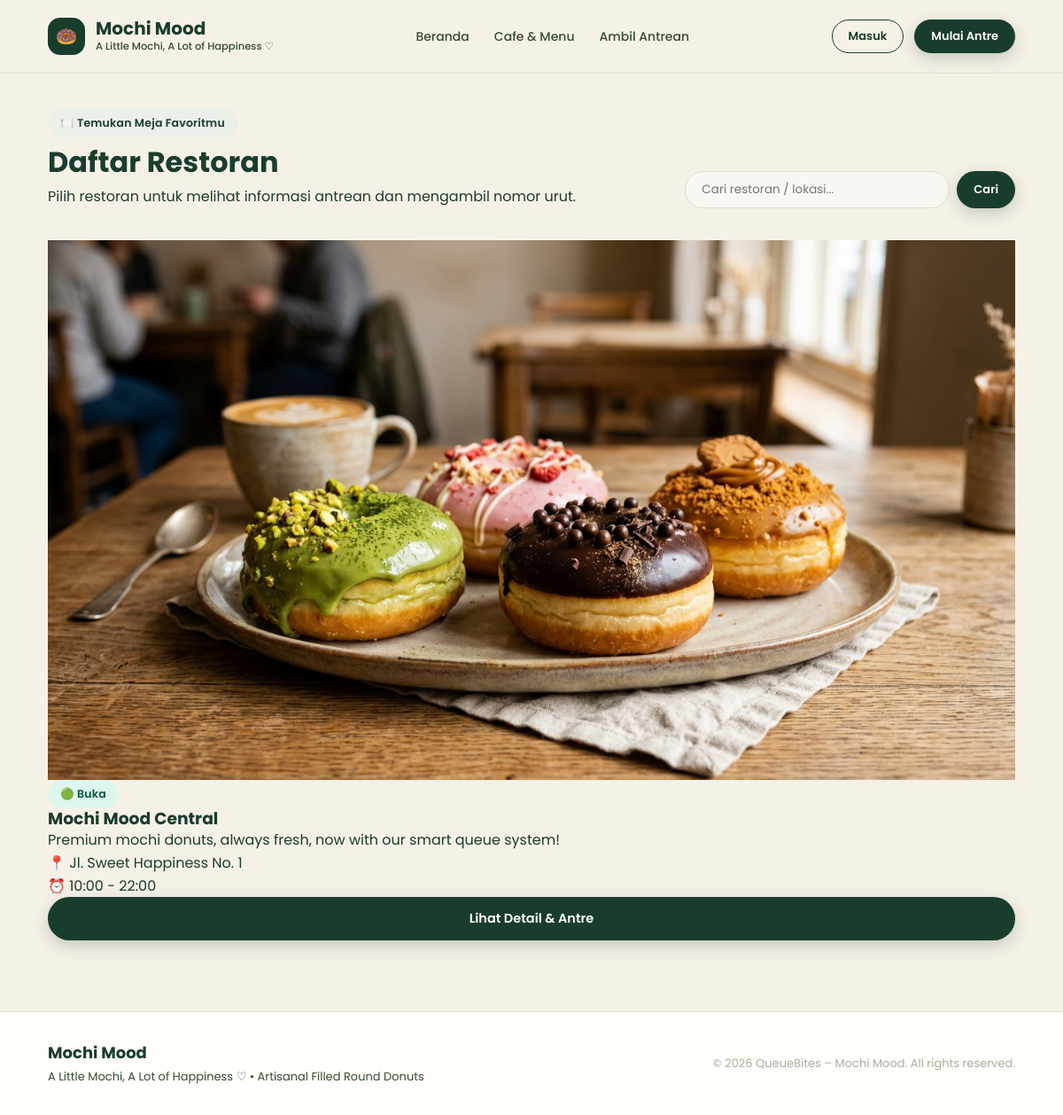
The app's page /index.php?url=restaurants with its own data.
### tables this page shows
CREATE TABLE `restaurants` (
    `id` INT UNSIGNED NOT NULL AUTO_INCREMENT,
    `name` VARCHAR(150) NOT NULL COMMENT 'Nama restoran / bakery',
    `description` TEXT NULL,
    `address` TEXT NOT NULL,
    `opening_hours` VARCHAR(100) NOT NULL DEFAULT '10:00 - 22:00',
    `status` ENUM('open', 'closed') NOT NULL DEFAULT 'open',
    `created_at` DATETIME NOT NULL DEFAULT CURRENT_TIMESTAMP,
    PRIMARY KEY (`id`),
    INDEX `idx_restaurants_status` (`status`)
);

### app/controllers/BaseController.php (called while the page is built, shortened)
<?php
abstract class BaseController
{
    protected function view(string $viewPath, array $data = []): void
    {
        extract($data, EXTR_SKIP);
        $file = dirname(__DIR__) . '/views/' . ltrim($viewPath, '/') . '.php';
        require $file;
    }
}

### app/controllers/RestaurantController.php (called while the page is built, shortened)
<?php
require_once __DIR__ . '/BaseController.php';
require_once __DIR__ . '/../models/Restaurant.php';
require_once __DIR__ . '/../../config/database.php';
class RestaurantController extends BaseController
{
    protected Restaurant $restaurantModel;
    public function __construct()
    {
        $this->restaurantModel = new Restaurant();
    }
    public function index(): void
    {
        $keyword = isset($_GET['q']) ? trim($_GET['q']) : null;
        if (!empty($keyword)) {
            $restaurants = $this->restaurantModel->search($keyword);
        } else {
            $restaurants = $this->restaurantModel->getWithWaitingCount();
        }
        $this->view('restaurants/index', [
            'restaurants' => $restaurants,
            'keyword'     => $keyword
        ]);
    }
}

### public/index.php (called while the page is built, shortened)
<?php
require_once dirname(__DIR__) . '/config/database.php';
$router = require_once dirname(__DIR__) . '/routes/web.php';
try {
    $router->dispatch();
} catch (Throwable $e) {
    http_response_code(500);
    if (isset($_SERVER['HTTP_ACCEPT']) && str_contains($_SERVER['HTTP_ACCEPT'], 'application/json')) {
        header('Content-Type: application/json; charset=utf-8');
        echo json_encode([
            'success' => false,
            'status'  => 500,
            'error'   => $e->getMessage(),
            'file'    => basename($e->getFile()),
            'line'    => $e->getLine()
        ], JSON_PRETTY_PRINT | JSON_UNESCAPED_UNICODE);
        exit;
    }
    echo '<!DOCTYPE html><html lang="id"><head><meta charset="utf-8">';
    echo '<title>500 – Kesalahan Server</title>';
    echo '<style>';
    echo 'body{font-family:-apple-system,BlinkMacSystemFont,"Segoe UI",Roboto,sans-serif;background:#FFF5F5;color:#991B1B;padding:40px 20px;}';
    echo '.card{max-width:650px;margin:40px auto;background:#FFFFFF;border:1px solid #FECACA;border-radius:16px;padding:32px;box-shadow:0 10px 25px rgba(0,0,0,0.05);}';
    echo 'h2{margin-top:0;color:#DC2626;}';
    echo 'pre{background:#FEF2F2;padding:12px;border-radius:8px;font-size:13px;overflow-x:auto;}';
    echo '.btn{display:inline-block;padding:10px 20px;background:#DC2626;color:#FFF;text-decoration:none;border-radius:8px;font-weight:600;margin-top:14px;}';
    echo '</style></head><body>';
    echo '<div class="card">';
    echo '<h2>⚠️ Terjadi Kesalahan Sistem (HTTP 500)</h2>';
    echo '<p><strong>Pesan Kesalahan:</strong> ' . htmlspecialchars($e->getMessage()) . '</p>';
    echo '<pre>File: ' . htmlspecialchars(basename($e->getFile())) . ' (Line: ' . (int)$e->getLine() . ')</pre>';
    echo '<a href="javascript:history.back()" class="btn">← Kembali</a>';
    echo '</div></body></html>';
    exit;
}

### index.php (called while the page is built)
<?php
require_once __DIR__ . '/public/index.php';

### config/database.php (called while the page is built, shortened)
<?php
class Database
{
    private static string $host     = 'localhost';
    private static string $dbName   = 'queuebites';
    private static string $username = 'root';
    private static string $password = '';
    private static int    $port     = 3306;
    private static string $charset  = 'utf8mb4';
    private static ?PDO $instance = null;
    public static function getConnection(): PDO
    {
        if (self::$instance === null) {
            $host     = getenv('DB_HOST') !== false ? getenv('DB_HOST') : self::$host;
            $dbName   = getenv('DB_NAME') !== false ? getenv('DB_NAME') : self::$dbName;
            $username = getenv('DB_USER') !== false ? getenv('DB_USER') : self::$username;
            $password = getenv('DB_PASS') !== false ? getenv('DB_PASS') : self::$password;
            $port     = getenv('DB_PORT') !== false ? (int)getenv('DB_PORT') : self::$port;
            $charset  = self::$charset;
            $mysqlDsn = "mysql:host={$host};port={$port};dbname={$dbName};charset={$charset}";
            $options = [
                PDO::ATTR_ERRMODE            => PDO::ERRMODE_EXCEPTION,
                PDO::ATTR_DEFAULT_FETCH_MODE => PDO::FETCH_ASSOC,
                PDO::ATTR_EMULATE_PREPARES   => false,
            ];
            try {
                self::$instance = new PDO($mysqlDsn, $username, $password, $options);
                self::ensureSchemaMysql(self::$instance);
            } catch (Throwable $e) {
                error_log('[Database Fallback] MySQL unavailable (' . $e->getMessage() . '). Switching to SQLite fallback.');
                $sqliteDir = dirname(__DIR__) . '/database';
                if (!is_dir($sqliteDir)) {
                    @mkdir($sqliteDir, 0777, true);
                }
                $sqlitePath = $sqliteDir . '/queuebites.sqlite';
                $sqliteDsn = "sqlite:" . $sqlitePath;
                try {
                    self::$instance = new PDO($sqliteDsn, null, null, [
                        PDO::ATTR_ERRMODE            => PDO::ERRMODE_EXCEPTION,
                        PDO::ATTR_DEFAULT_FETCH_MODE => PDO::FETCH_ASSOC,
                    ]);
                    self::$instance->sqliteCreateFunction('NOW', function() { return date('Y-m-d H:i:s'); });
                    self::$instance->sqliteCreateFunction('CURDATE', function() { return date('Y-m-d'); });
                    self::$instance->sqliteCreateFunction('curdate', function() { return date('Y-m-d'); });
                    self::$driverUsed = 'sqlite';
                    self::ensureSchemaSqlite(self::$instance);
                } catch (Throwable $sqliteErr) {
                    throw new PDOException("Gagal menginisialisasi database: " . $sqliteErr->getMessage());
                }
            }
        }
        return self::$instance;
    }
    private static function ensureSchemaMysql(PDO $pdo): void
    {
        try {
            $cols = $pdo->query("SHOW COLUMNS FROM `queues` LIKE 'type'")->fetchAll();
        } catch (Throwable $t) {
        }
    }
}

### app/models/Restaurant.php (called while the page is built, shortened)
<?php
require_once __DIR__ . '/../../config/database.php';
class Restaurant
{
    protected PDO $db;
    protected string $table = 'restaurants';
    public function __construct(?PDO $db = null)
    {
        $this->db = $db ?? Database::getConnection();
    }
    public function getWithWaitingCount(): array
    {
        $sql = "
            SELECT
                r.id,
                r.name,
                r.description,
                r.address,
                r.opening_hours,
                r.status,
                r.created_at,
                COUNT(CASE WHEN q.status = 'waiting' AND (q.queue_date = CURDATE() OR DATE(q.created_at) = CURDATE()) THEN 1 END) AS waiting_count
            FROM {$this->table} r
            LEFT JOIN queues q ON r.id = q.restaurant_id
            GROUP BY r.id
            ORDER BY r.status DESC, r.name ASC
        ";
        $stmt = $this->db->query($sql);
        return $stmt->fetchAll();
    }
}

### app/views/restaurants/index.php (the view, shortened to what this page needs)
<?php
include __DIR__ . '/../layouts/header.php';
?>
<div class="container" style="padding: 40px 24px 80px;">
  <div style="display: flex; justify-content: space-between; align-items: flex-end; margin-bottom: 36px; flex-wrap: wrap; gap: 20px;">
    <div>
      <div class="badge badge-sage" style="margin-bottom: 8px;">🍽️ Temukan Meja Favoritmu</div>
      <h1 class="section-title" style="margin-bottom: 6px;">Daftar Restoran</h1>
      <p class="section-subtitle">Pilih restoran untuk melihat informasi antrean dan mengambil nomor urut.</p>
    </div>
    <form method="GET" action="index.php" style="display: flex; gap: 8px; min-width: 280px;">
      <input type="text" name="q" class="form-control" placeholder="Cari restoran / lokasi..." value="<?= htmlspecialchars($_GET['q'] ?? '') ?>" style="padding: 10px 18px; font-size: 13.5px;">
      <button type="submit" class="btn btn-primary btn-sm">Cari</button>
    </form>
  </div>
  <div class="resto-grid">
    <?php if (!empty($restaurants)): ?>
      <?php foreach ($restaurants as $r): ?>
        <div class="resto-card">
          <div class="resto-thumb">
            <?php
              $images = [
                1 => 'images/donuts/hero-platter.jpg',
                2 => 'images/donuts/matcha-crunch.jpg',
                3 => 'images/donuts/choco-bliss.jpg',
                4 => 'images/donuts/strawberry-cloud.jpg',
                5 => 'images/donuts/lotus-dream.jpg',
              ];
              $thumb = $images[$r['id']] ?? 'images/donuts/hero-platter.jpg';
            ?>
            <img src="<?= $thumb ?>" alt="<?= htmlspecialchars($r['name']) ?>">
            <div class="resto-status-badge">
              <span class="badge <?= $r['status'] === 'open' ? 'badge-open' : 'badge-closed' ?>">
                <?= $r['status'] === 'open' ? '🟢 Buka' : '🔴 Tutup' ?>
              </span>
            </div>
          </div>
          <div class="resto-body">
            <h3 class="resto-title"><?= htmlspecialchars($r['name']) ?></h3>
            <p class="resto-desc"><?= htmlspecialchars($r['description'] ?? 'Nikmati hidangan lezat dan pengalaman makan terbaik.') ?></p>
            <div class="resto-meta">
              <div class="resto-meta-item">
                <span>📍</span> <?= htmlspecialchars($r['address']) ?>
              </div>
              <div class="resto-meta-item">
                <span>⏰</span> <?= htmlspecialchars($r['opening_hours']) ?>
              </div>
            </div>
            <a href="index.php?url=restaurants/detail&id=<?= $r['id'] ?>" class="btn btn-primary btn-block">
              Lihat Detail & Antre
            </a>
          </div>
        </div>
      <?php endforeach; ?>
    <?php endif; ?>
  </div>
</div>
<?php include __DIR__ . '/../layouts/footer.php'; ?>

### public/css/style.css (style rules this page uses)
:root { --warm-cream: #F6F1E7; --warm-cream-alt: #ECE6DA; --deep-forest-green: #193D2D; --deep-forest-green-hover: #112A1F; --dark-olive: #354D32; --soft-white: #FFFEFA; --muted-sage: #A5B29A; --muted-sage-light: #EBF0E8; --border-color: #E2DBD0; --border-subtle: rgba(165, 178, 154, 0.4); --radius-sm: 10px; --radius-md: 18px; --radius-lg: 24px; --radius-pill: 9999px; --shadow-sm: 0 2px 8px rgba(25, 61, 45, 0.04); --shadow-md: 0 8px 24px rgba(25, 61, 45, 0.07); --shadow-lg: 0 16px 36px rgba(25, 61, 45, 0.12); }
*, *::before, *::after { box-sizing: border-box; margin: 0; padding: 0; }
body { font-family: 'Poppins', sans-serif !important; background-color: var(--warm-cream); color: var(--deep-forest-green); line-height: 1.6; -webkit-font-smoothing: antialiased; min-height: 100vh; display: flex; flex-direction: column; }
h1, h2, h3, h4, h5, h6 { font-family: 'Poppins', sans-serif !important; color: var(--deep-forest-green); font-weight: 700; line-height: 1.25; }
a { color: inherit; text-decoration: none; transition: all 0.2s ease; }
img { max-width: 100%; height: auto; display: block; }
.container { width: 100%; max-width: 1140px; margin: 0 auto; padding: 0 24px; }
.btn { display: inline-flex; align-items: center; justify-content: center; gap: 8px; font-family: 'Poppins', sans-serif !important; font-size: 14.5px; font-weight: 600; padding: 12px 28px; border-radius: var(--radius-pill); cursor: pointer; transition: all 0.25s ease; border: 1.5px solid transparent; text-decoration: none; }
.btn-primary { background-color: var(--deep-forest-green); color: var(--soft-white) !important; box-shadow: 0 6px 18px rgba(25, 61, 45, 0.22); }
.btn-sm { padding: 8px 18px; font-size: 13px; }
.btn-block { width: 100%; }
.badge { display: inline-flex; align-items: center; gap: 6px; padding: 6px 14px; border-radius: var(--radius-pill); font-size: 12.5px; font-weight: 600; letter-spacing: 0.2px; }
.badge-open { background-color: #DEF7EC; color: #03543F; }
.badge-sage { background-color: var(--muted-sage-light); color: var(--deep-forest-green); }
.form-control { width: 100%; padding: 13px 18px; font-family: 'Poppins', sans-serif !important; font-size: 14px; color: var(--deep-forest-green); background-color: #FAF8F3; border: 1.5px solid var(--border-color); border-radius: var(--radius-pill); outline: none; transition: all 0.2s ease; }
.section-title { font-size: 32px; color: var(--deep-forest-green); margin-bottom: 8px; }

### records on screen
restaurants: status "🟢 Buka", name "Mochi Mood Central", description "Premium mochi donuts, always fresh, now with our smart queue system!", address "Jl. Sweet Happiness No. 1", opening_hours "10:00 - 22:00"
